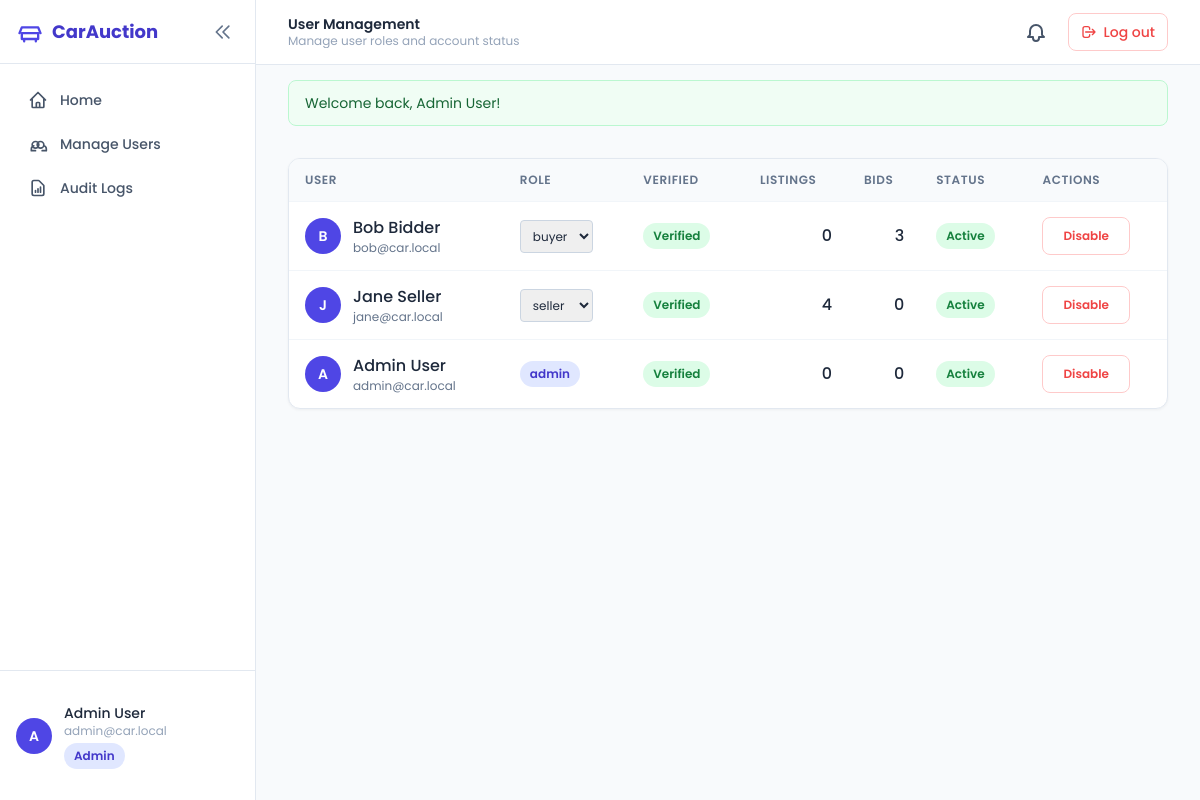
Page /admin/users (signed in) on the committed database.
### tables this page shows
CREATE TABLE users (
    id              INT UNSIGNED AUTO_INCREMENT PRIMARY KEY,
    name            VARCHAR(100) NOT NULL,
    email           VARCHAR(190) NOT NULL UNIQUE,
    password_hash   VARCHAR(255) NOT NULL,
    role            ENUM('buyer','seller','admin') NOT NULL DEFAULT 'buyer',
    phone           VARBINARY(255) NULL,            
    email_verified  TINYINT(1) NOT NULL DEFAULT 0,
    verify_token    VARCHAR(64) NULL,
    reset_token     VARCHAR(64) NULL,
    reset_expires   DATETIME NULL,
    failed_attempts INT NOT NULL DEFAULT 0,
    locked_until    DATETIME NULL,
    is_active       TINYINT(1) NOT NULL DEFAULT 1,
    created_at      TIMESTAMP DEFAULT CURRENT_TIMESTAMP
);

### app/Views/admin/users.php (the view, shortened to what the rows shown need)
<?php  $base = rtrim(Config::get('APP_URL','/car'),'/'); ?>
<div class="max-w-7xl mx-auto px-4 sm:px-6 lg:px-8 py-8">
  <div class="card overflow-hidden animate-fade-in-up">
    <table class="data-table">
      <thead>
        <tr>
          <th>User</th><th>Role</th>
          <th>Verified</th><th class="text-right">Listings</th>
          <th class="text-right">Bids</th><th>Status</th><th>Actions</th>
        </tr>
      </thead>
      <tbody>
        <?php foreach ($users as $u): ?>
          <tr>
            <td>
              <div class="flex items-center gap-3">
                <span class="w-9 h-9 rounded-full bg-brand text-white flex items-center justify-center text-sm font-semibold shrink-0"><?= e(strtoupper(substr($u['name'], 0, 1))) ?></span>
                <div>
                  <div class="font-medium text-slate-800"><?= e($u['name']) ?></div>
                  <div class="text-xs text-slate-500"><?= e($u['email']) ?></div>
                </div>
              </div>
            </td>
            <td>
              <?php if ($u['role'] === 'admin'): ?>
                <span class="badge badge-info" title="Admin roles are locked and cannot be changed">admin</span>
              <?php else: ?>
                <form method="post" action="<?= $base ?>/admin/users/role/<?= (int)$u['id'] ?>" class="inline">
                  <select name="role" onchange="this.form.submit()" class="text-xs border border-slate-300 rounded px-2 py-1.5 focus:ring-2 focus:ring-brand outline-none">
                    <?php foreach (['buyer','seller'] as $r): ?>
                      <option value="<?= e($r) ?>" <?= $u['role']===$r?'selected':'' ?>><?= e($r) ?></option>
                    <?php endforeach; ?>
                  </select>
                </form>
              <?php endif; ?>
            </td>
            <td><?= $u['email_verified'] ? '<span class="badge badge-success">Verified</span>' : '<span class="badge badge-warning">Pending</span>' ?></td>
            <td class="text-right font-medium"><?= (int)$u['listings'] ?></td>
            <td class="text-right font-medium"><?= (int)$u['bids'] ?></td>
            <td><?= $u['is_active'] ? '<span class="badge badge-success">Active</span>' : '<span class="badge badge-danger">Disabled</span>' ?></td>
            <td>
              <form method="post" action="<?= $base ?>/admin/users/toggle/<?= (int)$u['id'] ?>">
                <button class="<?= $u['is_active'] ? 'btn-danger' : 'btn-success' ?> text-xs"><?= $u['is_active'] ? 'Disable' : 'Enable' ?></button>
              </form>
            </td>
          </tr>
        <?php endforeach; ?>
      </tbody>
    </table>
  </div>
</div>

### app/Core/Router.php (shortened to what the rows shown need)
<?php
final class Router
{
    private array $routes = [];
    public function add(string $method, string $pattern, string $handler): void
    {
        $this->routes[] = [
            'method'  => strtoupper($method),
            'pattern' => $pattern,
            'handler' => $handler,
        ];
    }
    public function dispatch(string $method, string $path): void
    {
        $method = strtoupper($method);
        $path = '/' . trim($path, '/');
        foreach ($this->routes as $route) {
            if ($route['method'] !== $method) continue;
            $params = $this->match($route['pattern'], $path);
            if ($params !== false) {
                $this->invoke($route['handler'], $params);
                return;
            }
        }
    }
    private function match(string $pattern, string $path): array|false
    {
        $pattern = '/' . trim($pattern, '/');
        if ($pattern === '/') $pattern = '/';
        $pSeg = explode('/', trim($pattern, '/'));
        $xSeg = explode('/', trim($path, '/'));
        if ($pattern === '/' ) $pSeg = [];
        if (count($pSeg) !== count($xSeg)) return false;
        $params = [];
        for ($i = 0; $i < count($pSeg); $i++) {
            $p = $pSeg[$i];
            $x = $xSeg[$i];
            if (str_starts_with($p, '{') && str_ends_with($p, '}')) {
                $name = trim($p, '{}');
                $params[] = $x;
            } elseif ($p !== $x) {
                return false;
            }
        }
        return $params;
    }
    private function invoke(string $handler, array $params): void
    {
        [$class, $method] = explode('@', $handler, 2);
        $controller = new $class();
        $controller->{$method}(...$params);
    }
}

### app/Views/layouts/header.php (shortened to what the rows shown need)
<?php
$appUrl = rtrim(Config::get('APP_URL', '/car'), '/');
$assetBase = $appUrl . '/assets';
$currentUser = Auth::user();
$pageTitle = $pageTitle ?? 'Car Auction System';
$pageSubtitle = $pageSubtitle ?? '';
if ($pageSubtitle === '' && $currentUser) {
    $subtitleMap = [
        'Admin Dashboard'   => 'System overview and management',
        'User Management'   => 'Manage user roles and account status',
        'Audit Logs'        => 'System activity and security event history',
        'Dashboard'         => 'Your auction activity at a glance',
        'My Bids'           => 'Track all your active and past bids',
        'Won Auctions'      => 'Auctions you\'ve won and need to complete payment for',
        'My Watchlist'      => 'Cars you\'re tracking',
        'Notifications'     => 'Stay updated on your bids and auctions',
        'Browse Cars'       => 'Find your next vehicle from our auction listings',
        'Live Bidding'      => 'Active auctions ending soonest. Place your bid before time runs out!',
        'Featured Cars'     => 'Hand-picked and newest listings on CarAuction',
        'Create Listing'    => 'List your car for auction and start receiving bids',
        'Edit Listing'      => 'Update your car listing details',
        'Home'              => 'Welcome to CarAuction',
    ];
    $pageSubtitle = $subtitleMap[$pageTitle] ?? '';
}
?>
<!DOCTYPE html>
<html lang="en" class="h-full">
<head>
    <script src="https://cdn.tailwindcss.com"></script>
    <link rel="stylesheet" href="<?= e($assetBase) ?>/css/app.css?v=4">
</head>
<body class="h-full bg-slate-50 text-slate-800 font-sans antialiased min-h-screen">
<?php if (Auth::check()): ?>
<div class="flex min-h-screen">
  <aside id="sidebar" class="fixed top-0 left-0 z-50 w-64 h-screen bg-white border-r border-slate-200 transform -translate-x-full lg:translate-x-0 transition-all duration-200 overflow-y-auto shrink-0 flex flex-col">
    <div id="sidebarHeader" class="h-16 flex items-center gap-2 px-4 border-b border-slate-200 font-bold text-lg text-brand-dark shrink-0">
      <span id="sidebarLogo" class="flex items-center gap-2 overflow-hidden">
        <svg class="w-7 h-7 text-brand shrink-0" fill="none" viewBox="0 0 24 24" stroke="currentColor" stroke-width="2" aria-hidden="true">
          <path stroke-linecap="round" stroke-linejoin="round" d="M3 13l2-5h14l2 5M5 13h14v5H5z M7 18v2 M17 18v2"/>
        </svg>
        <span id="sidebarLogoText">CarAuction</span>
      </span>
      <button type="button" data-toggle="collapse-sidebar" class="ml-auto p-1.5 rounded-lg hover:bg-slate-100 text-slate-500 hover:text-brand transition shrink-0" aria-label="Collapse sidebar" title="Collapse sidebar">
        <svg id="collapseIcon" class="w-5 h-5" fill="none" viewBox="0 0 24 24" stroke="currentColor" stroke-width="2" aria-hidden="true">
          <path stroke-linecap="round" stroke-linejoin="round" d="M11 19l-7-7 7-7m8 14l-7-7 7-7"/>
        </svg>
      </button>
    </div>
    <nav class="p-4 space-y-1">
      <a href="<?= $appUrl ?><?= Auth::is('admin') ? '/admin' : '/dashboard' ?>" class="sidebar-link flex items-center gap-3 px-3 py-2.5 rounded-lg text-sm font-medium text-slate-600 hover:text-brand hover:bg-slate-100 transition animate-slide-in-left stagger-1">
        <span class="sidebar-label">Home</span>
      </a>
      <?php if (Auth::is('admin')): ?>
      <a href="<?= $appUrl ?>/admin/users" class="sidebar-link flex items-center gap-3 px-3 py-2.5 rounded-lg text-sm font-medium text-slate-600 hover:text-brand hover:bg-slate-100 transition animate-slide-in-left stagger-8">
        <svg class="w-5 h-5 shrink-0" fill="none" viewBox="0 0 24 24" stroke="currentColor" stroke-width="2" aria-hidden="true"><path stroke-linecap="round" stroke-linejoin="round" d="M17 20h5v-2a4 4 0 00-3-3.87M9 20H4v-2a4 4 0 013-3.87m6-1.13a4 4 0 11-8 0 4 4 0 018 0zm6 0a4 4 0 11-8 0 4 4 0 018 0z"/></svg>
        <span class="sidebar-label">Manage Users</span>
      </a>
      <a href="<?= $appUrl ?>/admin/logs" class="sidebar-link flex items-center gap-3 px-3 py-2.5 rounded-lg text-sm font-medium text-slate-600 hover:text-brand hover:bg-slate-100 transition animate-slide-in-left stagger-9">
        <svg class="w-5 h-5 shrink-0" fill="none" viewBox="0 0 24 24" stroke="currentColor" stroke-width="2" aria-hidden="true"><path stroke-linecap="round" stroke-linejoin="round" d="M9 17v-2m3 2v-4m3 4v-6m2 10H7a2 2 0 01-2-2V5a2 2 0 012-2h5.586a1 1 0 01.707.293l5.414 5.414a1 1 0 01.293.707V19a2 2 0 01-2 2z"/></svg>
        <span class="sidebar-label">Audit Logs</span>
      </a>
      <?php endif; ?>
    </nav>
    <div class="mt-auto shrink-0">
      <div id="sidebarFooter" class="border-t border-slate-200 bg-white p-4 flex items-center gap-3" style="height: 130px;">
        <span class="w-9 h-9 rounded-full bg-brand text-white flex items-center justify-center text-sm font-semibold shrink-0">
          <?= e(strtoupper(substr($currentUser['name'], 0, 1))) ?>
        </span>
        <div class="sidebar-label min-w-0">
          <div class="text-sm font-medium text-slate-800 truncate"><?= e($currentUser['name']) ?></div>
          <div class="text-xs text-slate-400 truncate"><?= e($currentUser['email'] ?? '') ?></div>
          <span class="badge badge-info mt-1"><?= e(ucfirst(Auth::role())) ?></span>
        </div>
      </div>
    </div>
  </aside>
  <div id="mainColumn" class="flex-1 flex flex-col min-w-0 lg:ml-64">
<?php endif; ?>
<header id="siteHeader" class="fixed top-0 left-0 right-0 <?= Auth::check() ? 'lg:left-64' : '' ?> z-40 bg-white/90 backdrop-blur border-b border-slate-200">
  <nav class="px-4 sm:px-6 lg:px-8 h-16 flex items-center gap-4">
    <?php if (Auth::check()): ?>
      <div id="navPageTitle" class="min-w-0 hidden sm:block">
        <div class="text-sm font-semibold text-slate-800 truncate leading-tight"><?= e($pageTitle) ?></div>
        <div id="navPageSubtitle" class="text-xs text-slate-400 truncate leading-tight"><?= e($pageSubtitle) ?></div>
      </div>
    <?php endif; ?>
    <div class="flex items-center gap-3 ml-auto shrink-0">
      <?php if (Auth::check()): ?>
        <a href="<?= $appUrl ?>/notifications" class="relative p-2 rounded-full hover:bg-slate-100" aria-label="Notifications">
          <svg class="w-6 h-6 text-slate-600" fill="none" viewBox="0 0 24 24" stroke="currentColor" stroke-width="2" aria-hidden="true">
            <path stroke-linecap="round" stroke-linejoin="round" d="M15 17h5l-1.4-1.4A2 2 0 0118 14.2V11a6 6 0 10-12 0v3.2a2 2 0 01-.6 1.4L4 17h5m6 0v1a3 3 0 11-6 0v-1"/>
          </svg>
        </a>
        <form method="post" action="<?= $appUrl ?>/logout">
          <button type="submit" class="flex items-center gap-1.5 px-3 py-2 rounded-lg text-sm font-medium text-auction border border-red-200 hover:bg-red-50 transition" aria-label="Log out" title="Log out">
            <svg class="w-4 h-4" fill="none" viewBox="0 0 24 24" stroke="currentColor" stroke-width="2" aria-hidden="true">
              <path stroke-linecap="round" stroke-linejoin="round" d="M17 16l4-4m0 0l-4-4m4 4H7m6 4v1a3 3 0 01-3 3H6a3 3 0 01-3-3V7a3 3 0 013-3h4a3 3 0 013 3v1"/>
            </svg>
            <span class="hidden sm:inline">Log out</span>
          </button>
        </form>
      <?php else: ?>
        <a href="<?= $appUrl ?>/register" class="text-sm font-medium text-slate-700 hover:text-brand">Sign up</a>
        <a href="<?= $appUrl ?>/login" class="btn-primary text-sm">Log in</a>
      <?php endif; ?>
    </div>
  </nav>
</header>
<div class="pt-16">
<?php if (Session::hasFlash('success')): ?>
  <div class="max-w-7xl mx-auto px-4 sm:px-6 lg:px-8 mt-4">
    <div class="rounded-lg bg-green-50 border border-green-200 text-green-800 px-4 py-3 text-sm flash-slide animate-fade-in-up"><?= e(Session::getFlash('success')) ?></div>
  </div>
<?php endif; ?>
<main class="flex-1 min-w-0">

### rows in the picture
users: name "A", name "Admin User", email "admin@car.local", role "admin", email_verified "Verified", listings "0", bids "0", is_active "Active"
users: name "B", name "Bob Bidder", email "bob@car.local", email_verified "Verified", listings "0", bids "3", is_active "Active"
users: name "J", name "Jane Seller", email "jane@car.local", email_verified "Verified", listings "4", bids "0", is_active "Active"

### other values in the picture
form field role "buyer"
form field role "seller"
